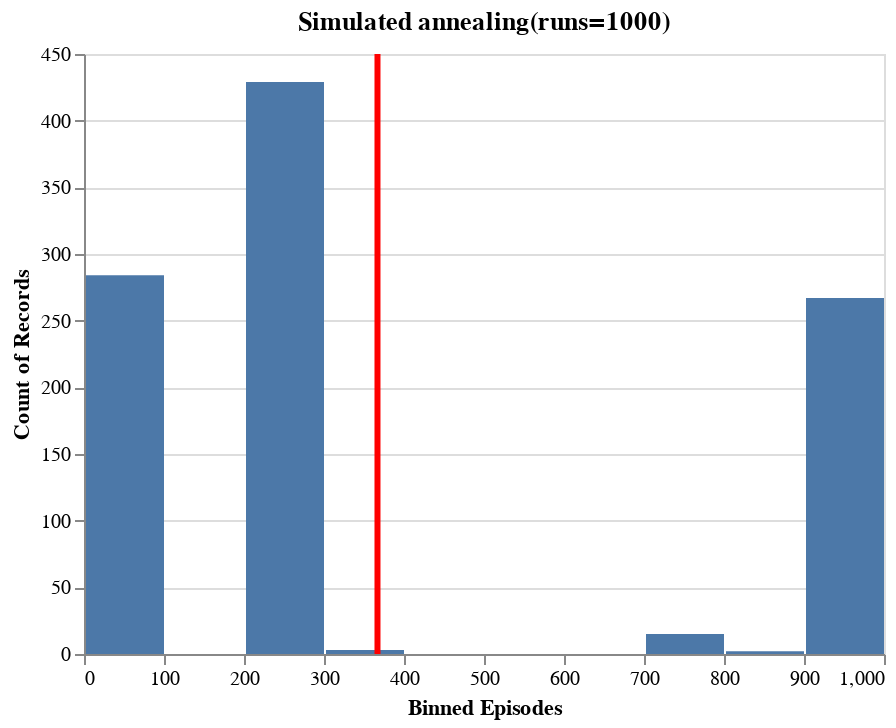

The notebook cell saved with this chart:
### Code cell
chart, anneal_df = plot(data_dir, 'anneal', altair=True, title="Simulated annealing(runs=1000)")
chart

### Figure 1 — Vega-Lite specification as saved in the notebook (floating-point values rounded to 4 significant figures; data arrays with more than 128 entries replaced by an {"elided": "..."} marker saying what was removed)
{"$schema": "https://vega.github.io/schema/vega-lite/v2.6.0.json", "config": {"view": {"height": 300, "width": 400}}, "datasets": {"data-43e1b045aa0a58d1fc4883435a66c069": {"elided": "1000 records"}}, "layer": [{"data": {"name": "data-43e1b045aa0a58d1fc4883435a66c069"}, "encoding": {"x": {"bin": true, "field": "episodes", "title": "Binned Episodes", "type": "quantitative"}, "y": {"aggregate": "count", "field": "episodes", "type": "quantitative"}}, "mark": "bar", "title": "Simulated annealing(runs=1000)"}, {"data": {"name": "data-43e1b045aa0a58d1fc4883435a66c069"}, "encoding": {"size": {"value": 3}, "x": {"aggregate": "mean", "field": "episodes", "type": "quantitative"}}, "mark": {"color": "red", "type": "rule"}}]}
